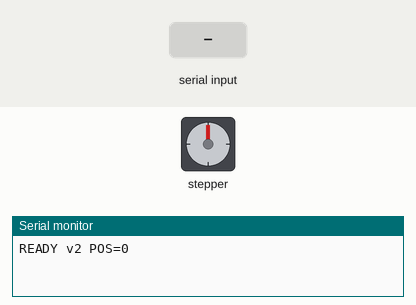
Bench run of a sketch on a simulated Arduino Uno, built with avr-gcc and run on an emulated ATmega328P. On the bench: stepper motor, the last lines printed to the serial monitor. Wiring (inferred from the names in the program): stepper motor driver (200 steps per turn assumed): step pin 2; direction pin 3; enable pin 4. The test bench sets the inputs (shaded band). EEPROM starts erased.

Above: at 1.2 s.
1.3 s: "F90\n" received over Serial
At 2.2 s:
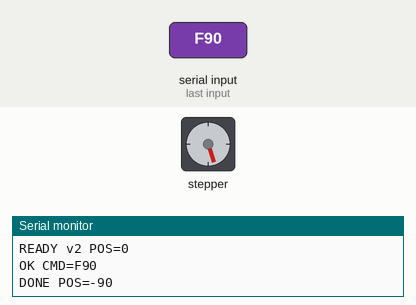
3.0 s: "F90\n" received over Serial
At 3.5 s:
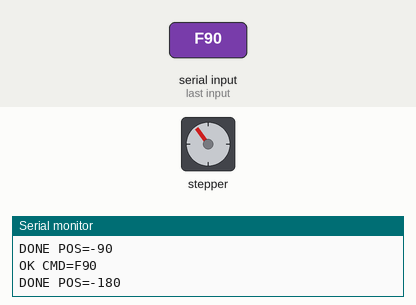
4.7 s: "B90\n" received over Serial
At 6.0 s:
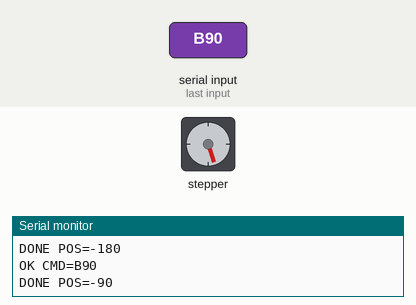
Timing chart, 0 to 7.7 s (numbered marks = the images above; inputs shaded):
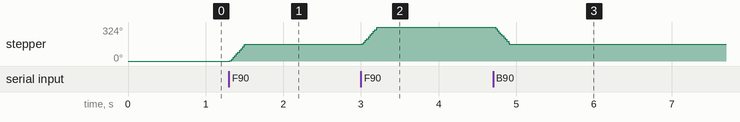

Measured:
- after the input at 1.3 s, stepper: turns 162° clockwise in 0.20 s, starting at once
- after the input at 3.0 s, stepper: turns 162° clockwise in 0.20 s, starting at once
- after the input at 4.7 s, stepper: turns 162° counter-clockwise in 0.20 s, starting at once

The sketch:

syringe_v2.ino
```cpp
// Syringe pump firmware v2 (Arduino Uno + step/dir driver), for pressure_control.py.
//
// Same wiring and sign convention as syringe_simple_controls_sketch (v1):
//   step pin 2, dir pin 3, enable pin 4 (LOW = enabled)
//   "F" / push in = dir HIGH = raises pressure = position counts DOWN; 0 = empty syringe.
//
// What v2 adds: steps are timed in loop() with micros(), so serial commands are read during a
// move (stop, new target, velocity); a velocity mode; holding torque on request; a position
// stream; the position survives the Uno's reset-on-connect (EEPROM, wear-levelled).
//
// Commands (one per line, 115200 baud):
//   F<n> / B<n>  move n steps in / out (v1 compatible: "OK CMD=F<n>", then "DONE POS=<p>")
//   M<n>         move n steps, + = in (push), - = out (pull); "DONE POS=<p>" when done
//   V<sps>       run at sps steps/s (+ = in); V0 stops. Needs a command at least every 2 s
//                (watchdog: "ERR WATCHDOG", stop) so a crashed PC can't drive the plunger
//                into the end stop
//   S            stop now ("OK STOP POS=<p>")
//   SPEED <sps>  speed for F/B/M moves (default 450 steps/s, as v1's 2 ms per step)
//   HOLD 0|1     1: motor stays enabled when idle (holds against the line pressure)
//   STREAM 0|1   1: "P=<pos> V=<sps>" every 50 ms
//   POS?         "POS=<p>"
//   ZERO         position = 0 ("OK ZERO POS=0")
//   SETPOS <p>   position = p ("OK SETPOS POS=<p>")
//   VER?         "VER syringe_v2 1.0"
// Errors: "ERR <reason>".

#include <EEPROM.h>

const int stepPin = 2;
const int dirPin = 3;
const int enablePin = 4;

const unsigned int stepPulseMicros = 10;
const long MAX_SPS = 1500;
const unsigned long WATCHDOG_MS = 2000;
const unsigned long SAVE_IDLE_MS = 2000;   // save the position after this long without motion
const unsigned long STREAM_MS = 50;

// EEPROM: 64 slots of {magic, seq, pos}; the slot with the highest seq is current.
struct Slot { uint16_t magic; uint16_t seq; long pos; };
const uint16_t MAGIC = 0x5A72;
const int N_SLOTS = 64;
int slotIndex = -1;
uint16_t slotSeq = 0;

long position = 0;
long savedPosition = 0;
long target = 0;            // for F/B/M moves
bool moving = false;        // a move toward target
float velocity = 0;         // steps/s in velocity mode (+ = in); 0 = off
long moveSps = 450;
bool hold = false;
bool streamOn = false;
bool enabled = false;
int dirState = -1;

unsigned long lastStepMicros = 0;
unsigned long lastCmdMillis = 0;
unsigned long lastMotionMillis = 0;
unsigned long lastStreamMillis = 0;
char line[40];
byte lineLen = 0;

void loadPosition() {
  Slot s;
  for (int i = 0; i < N_SLOTS; i++) {
    EEPROM.get(i * sizeof(Slot), s);
    if (s.magic != MAGIC) continue;
    if (slotIndex < 0 || (uint16_t)(s.seq - slotSeq) < 0x8000) {   // newer (wrap-safe)
      slotIndex = i;
      slotSeq = s.seq;
      position = s.pos;
    }
  }
  savedPosition = position;
}

void savePosition() {
  if (position == savedPosition) return;
  Slot s;
  slotIndex = (slotIndex + 1) % N_SLOTS;
  slotSeq++;
  s.magic = MAGIC;
  s.seq = slotSeq;
  s.pos = position;
  EEPROM.put(slotIndex * sizeof(Slot), s);
  savedPosition = position;
}

void setEnabled(bool on) {
  if (on == enabled) return;
  digitalWrite(enablePin, on ? LOW : HIGH);
  enabled = on;
  if (on) delay(10);          // driver wake-up, as v1
}

void setDir(bool in) {
  int d = in ? 1 : 0;
  if (d == dirState) return;
  digitalWrite(dirPin, in ? HIGH : LOW);
  dirState = d;
  delayMicroseconds(20);
}

void stepOnce(bool in) {
  setDir(in);
  digitalWrite(stepPin, HIGH);
  delayMicroseconds(stepPulseMicros);
  digitalWrite(stepPin, LOW);
  position += in ? -1 : 1;
  lastMotionMillis = millis();
}

void stopMotion() {
  moving = false;
  velocity = 0;
  if (!hold) setEnabled(false);
}

void startMove(long steps) {        // + = in
  if (steps == 0) {
    Serial.print("DONE POS=");
    Serial.println(position);
    return;
  }
  velocity = 0;
  target = position - steps;
  moving = true;
  setEnabled(true);
  lastStepMicros = micros();
}

void reply(const char* what) {
  Serial.print(what);
  Serial.println(position);
}

void handleCommand(char* cmd) {
  lastCmdMillis = millis();
  String c = String(cmd);
  c.trim();
  if (c.length() == 0) return;

  if (c == "VER?") { Serial.println("VER syringe_v2 1.0"); return; }
  if (c == "POS?") { reply("POS="); return; }
  if (c == "ZERO") { stopMotion(); position = 0; savePosition(); reply("OK ZERO POS="); return; }
  if (c == "S") { stopMotion(); reply("OK STOP POS="); return; }
  if (c.startsWith("SETPOS ")) {
    stopMotion();
    position = c.substring(7).toInt();
    savePosition();
    reply("OK SETPOS POS=");
    return;
  }
  if (c.startsWith("SPEED ")) {
    long v = c.substring(6).toInt();
    if (v < 1 || v > MAX_SPS) { Serial.println("ERR INVALID_SPEED"); return; }
    moveSps = v;
    Serial.print("OK SPEED=");
    Serial.println(moveSps);
    return;
  }
  if (c.startsWith("HOLD ")) {
    hold = c.substring(5).toInt() != 0;
    if (hold) setEnabled(true);
    else if (!moving && velocity == 0) setEnabled(false);
    Serial.println(hold ? "OK HOLD=1" : "OK HOLD=0");
    return;
  }
  if (c.startsWith("STREAM ")) {
    streamOn = c.substring(7).toInt() != 0;
    Serial.println(streamOn ? "OK STREAM=1" : "OK STREAM=0");
    return;
  }
  char k = c.charAt(0);
  if (k == 'F' || k == 'B') {
    long n = c.substring(1).toInt();
    if (n <= 0) { Serial.println("ERR INVALID_STEPS"); return; }
    Serial.print("OK CMD=");
    Serial.println(c);
    startMove(k == 'F' ? n : -n);
    return;
  }
  if (k == 'M') {
    long n = c.substring(1).toInt();
    if (n == 0 && c != "M0") { Serial.println("ERR INVALID_STEPS"); return; }
    Serial.print("OK CMD=");
    Serial.println(c);
    startMove(n);
    return;
  }
  if (k == 'V') {
    long v = c.substring(1).toInt();
    if (v > MAX_SPS) v = MAX_SPS;
    if (v < -MAX_SPS) v = -MAX_SPS;
    moving = false;
    velocity = v;
    if (v != 0) {
      setEnabled(true);
      lastStepMicros = micros();
    } else if (!hold) {
      setEnabled(false);
    }
    return;                    // no reply: sent many times a second
  }
  Serial.println("ERR UNKNOWN_CMD");
}

void readSerial() {
  while (Serial.available()) {
    char ch = Serial.read();
    if (ch == '\n' || ch == '\r') {
      if (lineLen > 0) {
        line[lineLen] = 0;
        handleCommand(line);
        lineLen = 0;
      }
    } else if (lineLen < sizeof(line) - 1) {
      line[lineLen++] = ch;
    }
  }
}

void runMotor() {
  unsigned long now = micros();
  if (moving) {
    unsigned long interval = 1000000UL / (unsigned long)moveSps;
    if (now - lastStepMicros >= interval) {
      lastStepMicros += interval;
      if (now - lastStepMicros > interval) lastStepMicros = now;   // don't catch up after a stall
      stepOnce(target < position);
      if (position == target) {
        moving = false;
        if (!hold) setEnabled(false);
        reply("DONE POS=");
      }
    }
  } else if (velocity != 0) {
    unsigned long interval = (unsigned long)(1000000.0 / fabs(velocity));
    if (now - lastStepMicros >= interval) {
      lastStepMicros += interval;
      if (now - lastStepMicros > interval) lastStepMicros = now;
      stepOnce(velocity > 0);
    }
    if (millis() - lastCmdMillis > WATCHDOG_MS) {
      stopMotion();
      Serial.println("ERR WATCHDOG");
    }
  }
}

void setup() {
  Serial.begin(115200);
  pinMode(stepPin, OUTPUT);
  pinMode(dirPin, OUTPUT);
  pinMode(enablePin, OUTPUT);
  digitalWrite(stepPin, LOW);
  digitalWrite(dirPin, LOW);
  digitalWrite(enablePin, HIGH);   // disabled until a move (or HOLD 1)
  loadPosition();
  lastCmdMillis = millis();
  lastMotionMillis = millis();
  Serial.print("READY v2 POS=");
  Serial.println(position);
}

void loop() {
  readSerial();
  runMotor();
  unsigned long ms = millis();
  if (streamOn && ms - lastStreamMillis >= STREAM_MS) {
    lastStreamMillis = ms;
    Serial.print("P=");
    Serial.print(position);
    Serial.print(" V=");
    Serial.println((long)velocity);
  }
  if (!moving && velocity == 0 && ms - lastMotionMillis > SAVE_IDLE_MS) savePosition();
}
```
